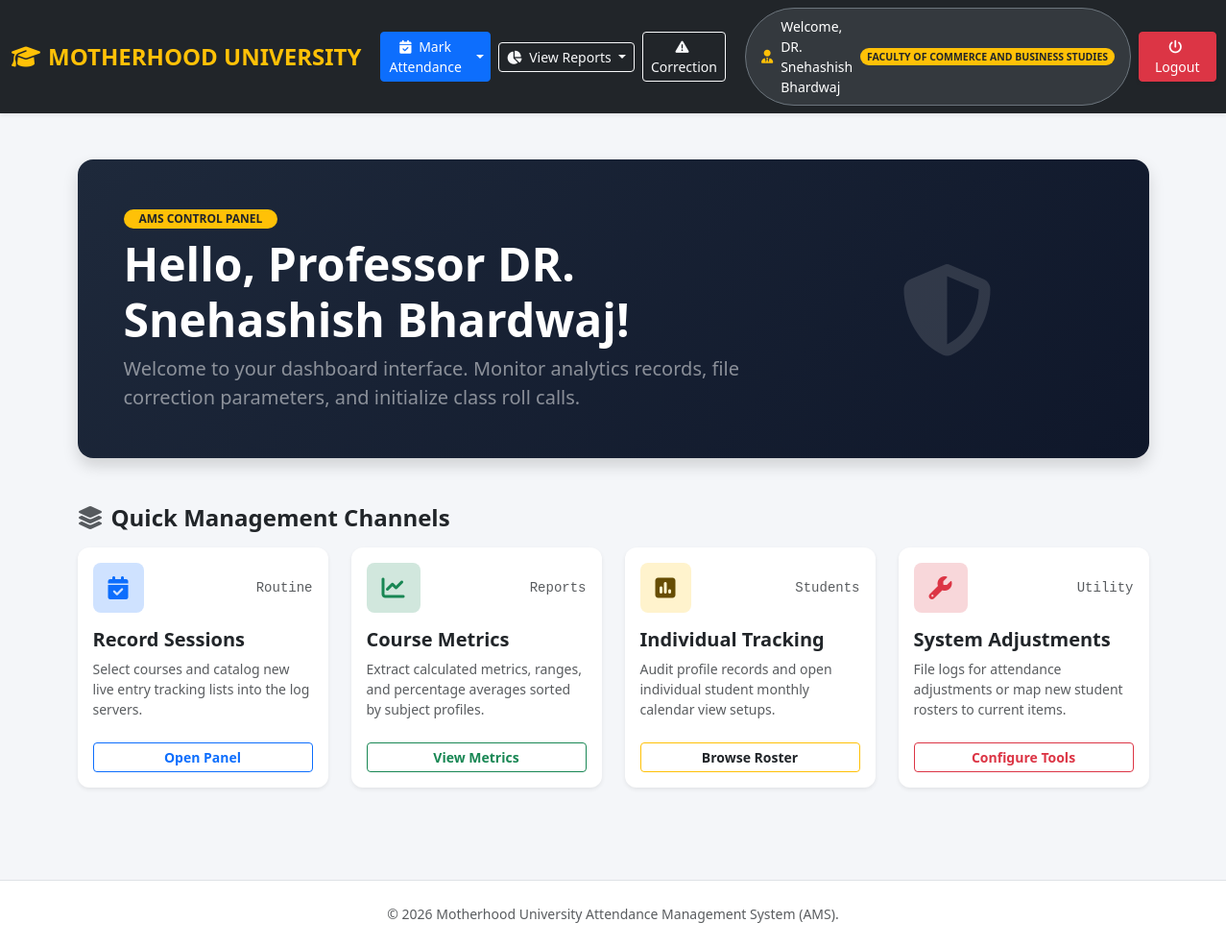
/teacher/index.php (signed in), run on an earlier commit of the app's database.
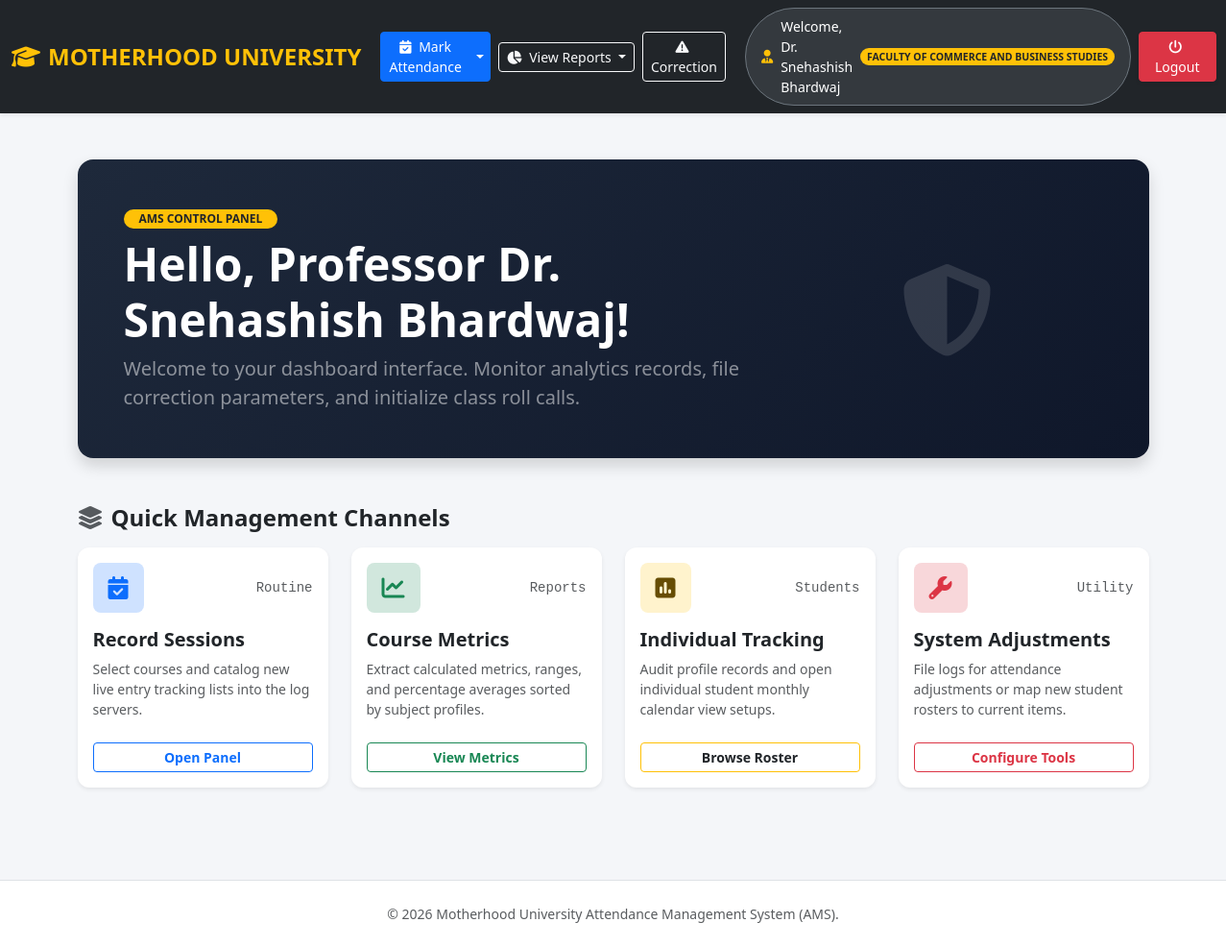
And on a later commit of the database.
### tables this page shows
CREATE TABLE `teachers` (
  `id` int(11) NOT NULL,
  `name` varchar(255) NOT NULL,
  `faculty` varchar(255) NOT NULL,
  `number` int(13) NOT NULL,
  `designation` varchar(66) NOT NULL
);

### teacher/index.php (the view, shortened to what the changed rows need)
<?php
include "../db_connect.php";
$id = $_SESSION['teacher_id'];
$query = "SELECT name, faculty FROM teachers WHERE id = '$id'";
$result = mysqli_query($conn, $query);
if ($result && mysqli_num_rows($result) == 1) {
    $teacher = mysqli_fetch_assoc($result);
    $teacher_name = $teacher['name'];
    $faculty = $teacher['faculty'];
} else {
    header("Location: ../logout.php");
    exit;
}
?>
<!doctype html>
<html lang="en" data-bs-theme="light">
<head>
    <link href="https://cdn.jsdelivr.net/npm/bootstrap@5.3.8/dist/css/bootstrap.min.css" rel="stylesheet"
 />
    <link rel="stylesheet" href="https://cdnjs.cloudflare.com/ajax/libs/font-awesome/6.4.2/css/all.min.css" />
</head>
<body>
    <header>
        <nav class="navbar navbar-expand-lg navbar-dark bg-dark shadow-sm py-2">
            <div class="container-fluid">
                <div class="collapse navbar-collapse justify-content-end" id="dashboardNavbar">
                    <div
                        class="d-flex flex-column flex-lg-row align-items-stretch align-items-lg-center gap-2 mt-2 mt-lg-0 w-100 w-lg-auto">
                        <span
                            class="navbar-text text-white bg-secondary bg-opacity-25 border border-secondary px-3 py-1.5 rounded-pill small d-inline-flex align-items-center justify-content-center">
                            <i class="fa-solid fa-user-tie me-2 text-warning"></i> Welcome,
                            <?php echo htmlspecialchars($teacher_name); ?>
                            <span
                                class="badge bg-warning text-dark ms-2 rounded-pill fw-semibold"><?php echo htmlspecialchars($faculty); ?></span>
                        </span>
                        <a href="../logout.php" class="btn btn-sm btn-danger shadow-sm px-3"><i
                                class="fa-solid fa-power-off me-1"></i> Logout</a>
                    </div>
                </div>
            </div>
        </nav>
    </header>
    <main class="container py-5">
        <div class="dashboard-banner p-4 p-md-5 shadow mb-4">
            <div class="row align-items-center">
                <div class="col-md-8">
                    <span
                        class="badge bg-warning text-dark fw-bold mb-2 px-3 py-1.5 rounded-pill text-uppercase tracking-wider">AMS
                        Control Panel</span>
                    <h1 class="display-5 fw-bold mb-2">Hello, Professor <?php echo htmlspecialchars($teacher_name); ?>!
                    </h1>
                    <p class="lead text-white-50 mb-0">Welcome to your dashboard interface. Monitor analytics records,
                        file correction parameters, and initialize class roll calls.</p>
                </div>
            </div>
        </div>
    </main>
</body>
</html>

What changed in the data, as far as the page shows it:
changed teachers "FACULTY OF COMMERCE AND BUSINESS STUDIES": name "DR. Snehashish Bhardwaj" → "Dr. Snehashish Bhardwaj"
